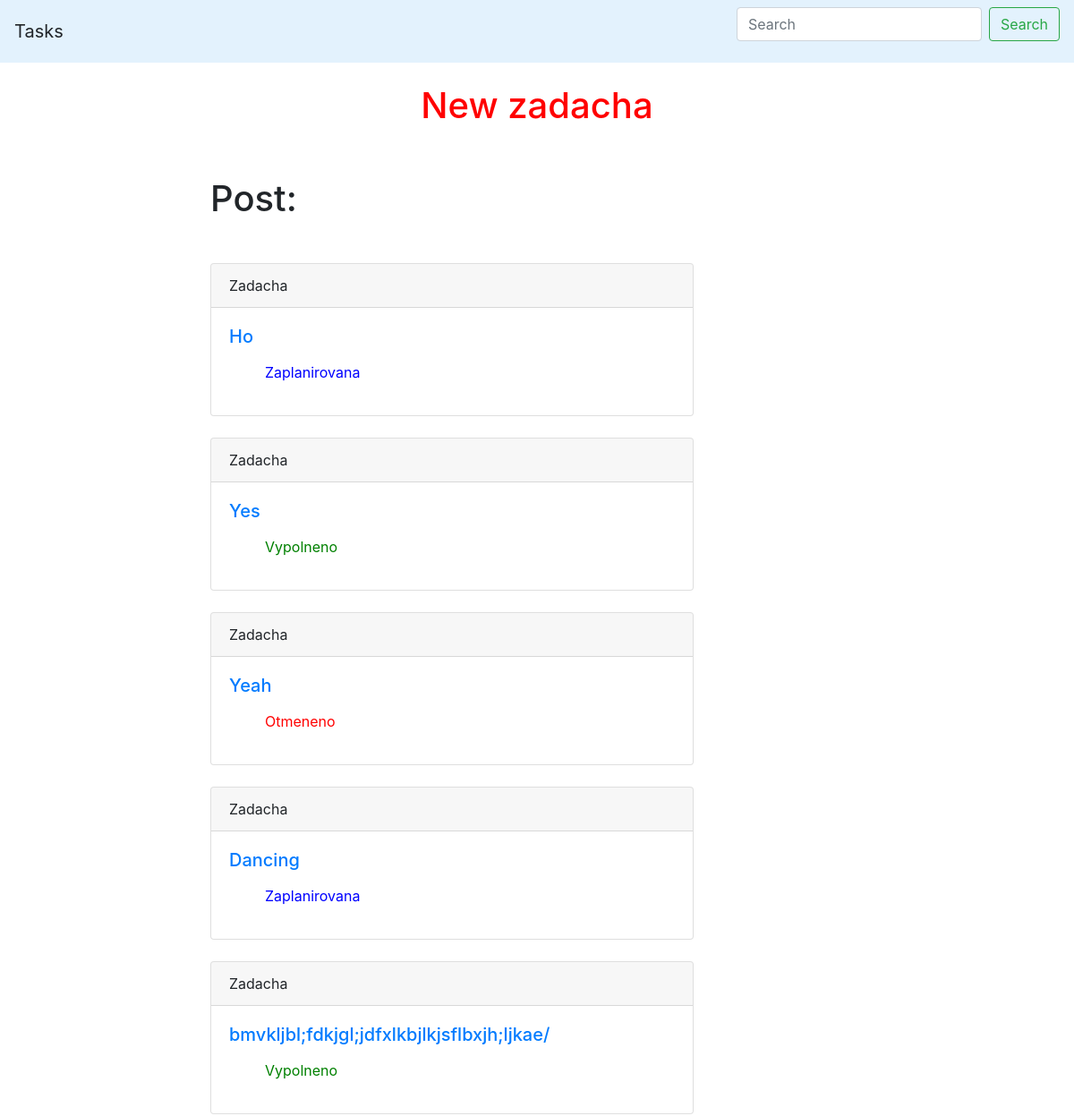
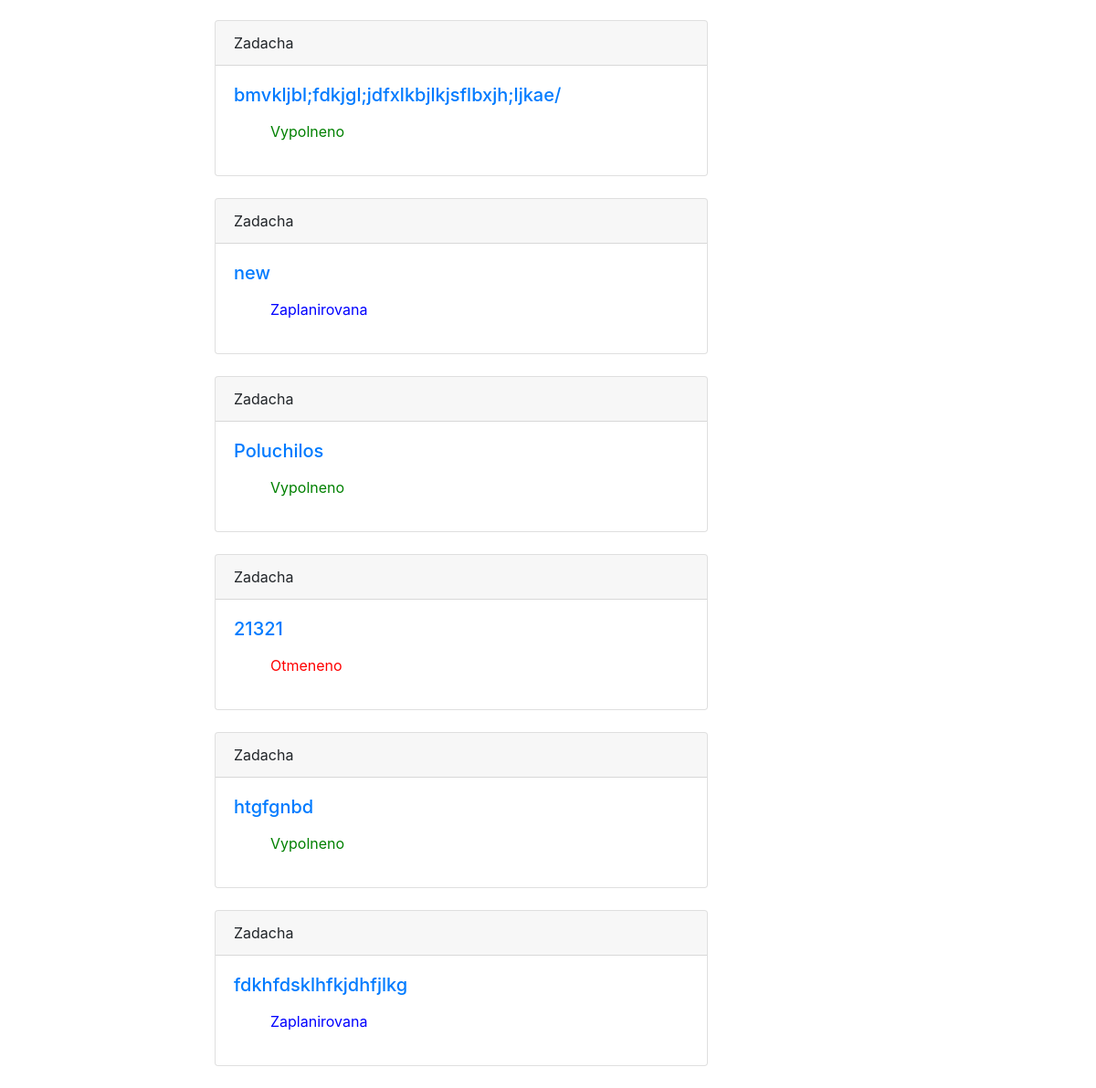
/todo/, run on the app's committed database (2 pictures, top to bottom).
### todo/models.py (models this page shows)
class Zadacha(models.Model):
	Opisanie = models.CharField(max_length=150)
	zz = 'Zaplanirovana'
	vv = 'Vypolneno'
	oo = 'Otmeneno'
	choice_status = (
			(zz,'Zaplanirovana'),
			(vv, 'Vypolneno'),
			(oo, 'Otmeneno')
		)
	status = models.CharField(max_length=100, choices = choice_status)

### todo/views.py (the view)
# urls.py: path('', post_list),
def post_list(request):
	n = Zadacha.objects.all()
	return render(request, 'todo/index.html', context={'Zadacha': n})

### todo/templates/todo/index.html (shortened to what this page needs)
{% extends 'todo/base_todo.html' %}
{% block content %}
	<h1 class="mb-5">Post: </h1>
	{% for n in Zadacha %}
		<div class="card mb-4" >
			<div class="card-header">
				Zadacha
			</div>
			<div class="card-body">
				<h5 class="card-title"><a href="{% url 'post_detail' pk=n.pk %}">{{ n.Opisanie }}</a></h5>
					{% if n.status == 'Zaplanirovana' %}
					<ul style="color: blue">{{ n.status }}</ul>
					{% endif %}
					{% if n.status == 'Vypolneno' %}
					<ul style="color: green">{{ n.status }}</ul>
					{% endif %}
					{% if n.status == 'Otmeneno' %}
					<ul style="color: red">{{ n.status }}</ul>
					{% endif %}
			</div>
		</div>
	{% endfor %}
{% endblock %}

### todo/templates/todo/base_todo.html
{% extends 'base.html' %}

### templates/base.html (shortened to what this page needs)
<!DOCTYPE html>
<html>
<head>
	<link rel="stylesheet" href="https://stackpath.bootstrapcdn.com/bootstrap/4.3.1/css/bootstrap.min.css">
</head>
<body>
	<nav class="navbar navbar-light" style="background-color: #e3f2fd">
	  <a class="navbar-brand">Tasks</a>
	  <form class="form-inline">
	    <input class="form-control mr-sm-2" type="search" placeholder="Search" aria-label="Search">
	    <button class="btn btn-outline-success my-2 my-sm-0" type="submit">Search</button>
	  </form>
	</nav>
	<a href="{% url 'post_new' %}" class="index"><h1>New zadacha</h1></a>
	<div class="container mt-5">
		<div class="row">
			<div class="col-6 offset-md-2">
					{% block content %}{% endblock %}
			</div>
		</div>
	</div>
</body>
</html>

### templates/base.html (style rules this page uses)
.index { padding: 5px 10px; border-radius: 5px; color: #FF0000; display: flex; padding: 0; justify-content: center; margin-top: 2%; }

### data on the page
Zadacha: Opisanie "Ho", status "Zaplanirovana"
Zadacha: Opisanie "Yes", status "Vypolneno"
Zadacha: Opisanie "Yeah", status "Otmeneno"
Zadacha: Opisanie "Dancing", status "Zaplanirovana"
Zadacha: Opisanie "bmvkljbl;fdkjgl;jdfxlkbjlkjsflbxjh;ljkae/", status "Vypolneno"
Zadacha: Opisanie "bmvkljbl;fdkjgl;jdfxlkbjlkjsflbxjh;ljkae/", status "Vypolneno"
Zadacha: Opisanie "new", status "Zaplanirovana"
Zadacha: Opisanie "Poluchilos", status "Vypolneno"
Zadacha: Opisanie "21321", status "Otmeneno"
Zadacha: Opisanie "htgfgnbd", status "Vypolneno"
Zadacha: Opisanie "fdkhfdsklhfkjdhfjlkg", status "Zaplanirovana"
